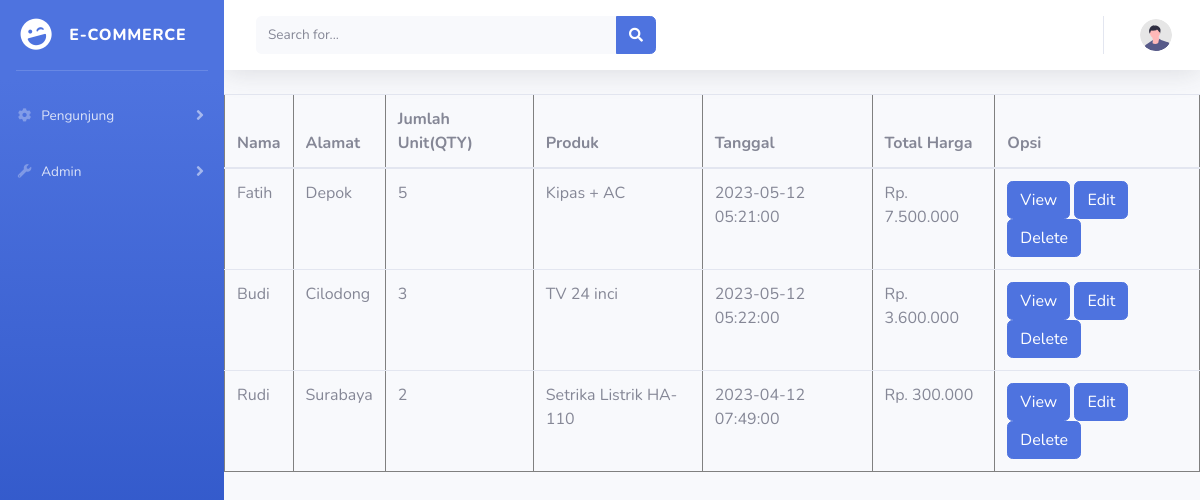
The app's page /daftar_pesanan.php with its own data.
### tables this page shows
CREATE TABLE `pesanan` (
  `id` int(11) NOT NULL,
  `nama` varchar(200) NOT NULL,
  `alamat` varchar(500) NOT NULL,
  `qty` int(11) NOT NULL,
  `produk` int(11) NOT NULL,
  `tanggal` datetime NOT NULL,
  `total_harga` int(11) DEFAULT NULL
);

CREATE TABLE `produk` (
  `id` int(11) NOT NULL,
  `nama` varchar(200) NOT NULL,
  `harga` int(10) NOT NULL,
  `stok` int(11) NOT NULL,
  `merk` varchar(100) NOT NULL,
  `idjenis` int(11) NOT NULL,
  `status` enum('Baru','Bekas') NOT NULL,
  `deskripsi` varchar(10000) NOT NULL
);

### daftar_pesanan.php (the view, shortened to what this page needs)
<?php
require_once 'koneksi.php';
?>
<?php
$sql = "SELECT pesanan.*, produk.nama AS nama_produk FROM pesanan INNER JOIN produk ON pesanan.produk = produk.id";
$rs = $dbh->query($sql);
$pesanan = $rs->fetchAll(PDO::FETCH_ASSOC);
?>
<!DOCTYPE html>
<html lang="en">
<head>
    <link href="vendor/fontawesome-free/css/all.min.css" rel="stylesheet" type="text/css">
    <link href="css/sb-admin-2.min.css" rel="stylesheet">
</head>
<body id="page-top">
    <div id="wrapper">
        <ul class="navbar-nav bg-gradient-primary sidebar sidebar-dark accordion" id="accordionSidebar">
            <a class="sidebar-brand d-flex align-items-center justify-content-center" href="index.php">
                <div class="sidebar-brand-icon rotate-n-15">
                    <i class="fas fa-laugh-wink"></i>
                </div>
                <div class="sidebar-brand-text mx-3">E-Commerce</div>
            </a>
            <hr class="sidebar-divider">
            <li class="nav-item">
                <a class="nav-link collapsed" href="#" data-toggle="collapse" data-target="#collapseTwo" aria-expanded="true" aria-controls="collapseTwo">
                    <i class="fas fa-fw fa-cog"></i>
                    <span>Pengunjung</span>
                </a>
            </li>
            <li class="nav-item">
                <a class="nav-link collapsed" href="#" data-toggle="collapse" data-target="#collapseUtilities" aria-expanded="true" aria-controls="collapseUtilities">
                    <i class="fas fa-fw fa-wrench"></i>
                    <span>Admin</span>
                </a>
            </li>
        </ul>
        <div id="content-wrapper" class="d-flex flex-column">
            <div id="content">
                <nav class="navbar navbar-expand navbar-light bg-white topbar mb-4 static-top shadow">
                    <form class="d-none d-sm-inline-block form-inline mr-auto ml-md-3 my-2 my-md-0 mw-100 navbar-search">
                        <div class="input-group">
                            <input type="text" class="form-control bg-light border-0 small" placeholder="Search for..." aria-label="Search" aria-describedby="basic-addon2">
                            <div class="input-group-append">
                                <button class="btn btn-primary" type="button">
                                    <i class="fas fa-search fa-sm"></i>
                                </button>
                            </div>
                        </div>
                    </form>
                    <ul class="navbar-nav ml-auto">
                        <li class="nav-item dropdown no-arrow">
                            <a class="nav-link dropdown-toggle" href="#" id="userDropdown" role="button" data-toggle="dropdown" aria-haspopup="true" aria-expanded="false">
                                <img class="img-profile rounded-circle" src="img/undraw_profile.svg">
                            </a>
                        </li>
                    </ul>
                </nav>
                <table class="table" width="100%" border="1" cellspacing="2" cellpadding="2">
                    <thead>
                        <tr>
                            <th>Nama</th>
                            <th>Alamat</th>
                            <th>Jumlah Unit(QTY)</th>
                            <th>Produk</th>
                            <th>Tanggal</th>
                            <th>Total Harga</th>
                            <th>Opsi</th>
                        </tr>
                    </thead>
                    <tbody>
                        <?php
                        foreach ($pesanan as $row) {
                        ?>
                            <tr>
                                <td><?= $row['nama'] ?></td>
                                <td><?= $row['alamat'] ?></td>
                                <td><?= $row['qty'] ?></td>
                                <td><?= $row['nama_produk'] ?></td>
                                <td><?= $row['tanggal'] ?></td>
                                <td>Rp. <?= $_format_harga = number_format($row['total_harga'], 0, ',', '.'); ?></td>
                                <td>
                                    <a class="btn btn-primary" href="view_pesanan.php?id=<?= $row['id'] ?>">View</a>
                                    <a class="btn btn-primary" href="form_edit_pesanan.php?idedit=<?= $row['id'] ?>">Edit</a>
                                    <a class="btn btn-primary" href="delete_pesanan.php?iddel=<?= $row['id'] ?>" onclick="if(!confirm('Anda Yakin Hapus Data Produk <?= $row['produk'] ?>?')) {return false}">Delete</a>
                                </td>
                            </tr>
                        <?php
                        }
                        ?>
                    </tbody>
                </table>
            </div>
        </div>
    </div>
</body>
</html>

### records on screen
pesanan: nama "Fatih", alamat "Depok", qty "5", produk.nama "Kipas + AC", tanggal "2023-05-12 05:21:00", total_harga "7.500.000"
pesanan: nama "Budi", alamat "Cilodong", qty "3", produk.nama "TV 24 inci", tanggal "2023-05-12 05:22:00", total_harga "3.600.000"
pesanan: nama "Rudi", alamat "Surabaya", qty "2", produk.nama "Setrika Listrik HA-110", tanggal "2023-04-12 07:49:00", total_harga "300.000"
